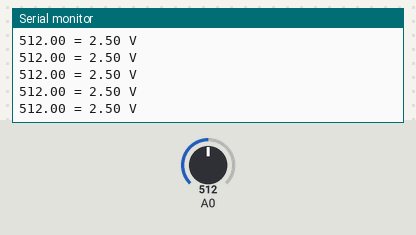
A sketch run on a simulated Arduino Uno, built with avr-gcc and run on an emulated ATmega328P. Parts: the last lines printed to the serial monitor. Inputs (shaded band) come from the test bench; at power-on: A0 = 512.

Above: at 4.2 s.
4.3 s: A0 set to 992
At 5.3 s:
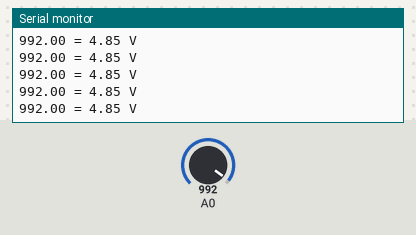
5.8 s: A0 set to 1009
At 6.7 s:
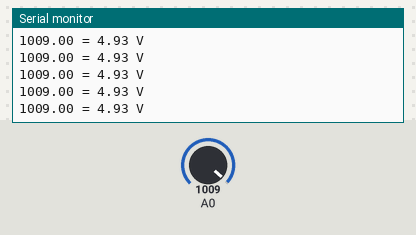
Timing chart, 0 to 8.8 s (numbered marks = the images above; inputs shaded):
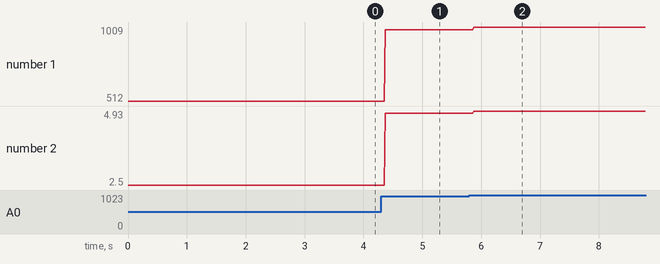

The sketch:

sketch1.ino
```cpp
void setup() {
  Serial.begin(9600);

}

void loop() {
  float sensorVal = analogRead(A0);
  float volts = sensorVal * 5.0 / 1023.0;
  String message = String(sensorVal) + " = " + String(volts) + " V";
  Serial.println(message);
}
```

Measured:
- after the input at 4.3 s, the serial monitor: prints a new line after 0.07 s (image 1)
- after the input at 5.8 s, the serial monitor: prints a new line after 0.07 s (image 2)
- plotted number 1: 512 → 992 after the input at 4.3 s, 992 → 1009 after the input at 5.8 s
- plotted number 2: 2.5 → 4.85 after the input at 4.3 s, 4.85 → 4.93 after the input at 5.8 s
